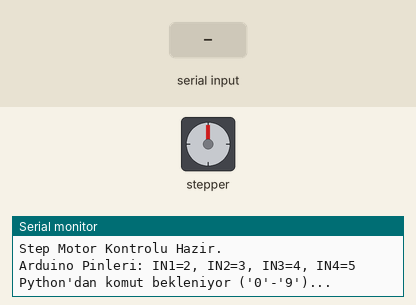
This sketch was run on a simulated Arduino Uno, built with avr-gcc and run on an emulated ATmega328P. Parts: stepper motor, the last lines printed to the serial monitor. Inputs (shaded band) come from the test bench. Stepper angles assume 2048 steps per turn.

Above: at 1.2 s.
1.3 s: "90,45\n" received over Serial
At 1.83 s:
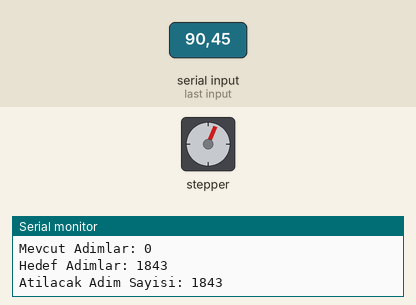
At 14.7 s:
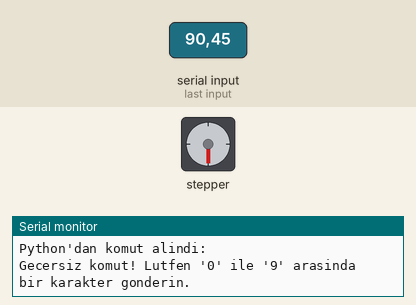
15.1 s: "200\n" received over Serial
At 16.82 s:
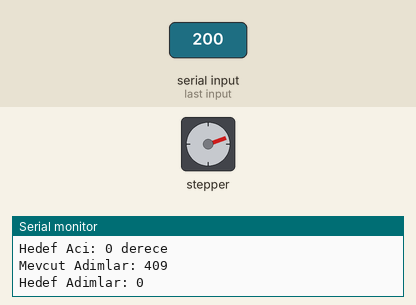
Timing chart, 0 to 19.3 s (numbered marks = the images above; inputs shaded):
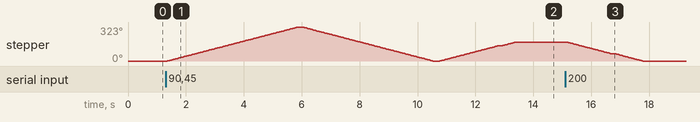

The sketch:

arduino_step_kontrol.ino
```cpp
#include <Stepper.h> // Step motor kütüphanesini dahil et

// --- Step Motor Ayarları ---
// 1. Motorunuzun bir tam turu (360 derece) için adım sayısını tanımlayın.
//    Örnek: 28BYJ-48 step motorlar için genellikle 2048 (tam adım) veya 4096 (yarım adım) kullanılır.
//    Örnek: NEMA 17 (1.8 derece/adım) için 200 adım (360 / 1.8 = 200).
const int STEPS_PER_REVOLUTION = 2048; // <<< MOTORUNUZA GÖRE BU DEĞERİ DEĞİŞTİRİN!

// 2. Step motor sürücünüzün Arduino'ya bağlı olduğu pinleri tanımlayın.
//    IN1 -> Arduino Pin 2
//    IN2 -> Arduino Pin 3
//    IN3 -> Arduino Pin 4
//    IN4 -> Arduino Pin 5
const int motorPin1 = 2;  // IN1 pinine bağlı Arduino pini
const int motorPin2 = 3;  // IN2 pinine bağlı Arduino pini
const int motorPin3 = 4;  // IN3 pinine bağlı Arduino pini
const int motorPin4 = 5;  // IN4 pinine bağlı Arduino pini

// Stepper kütüphanesi için bir step motor nesnesi oluşturun
// Standart pin sıralaması: (IN1, IN2, IN3, IN4)
Stepper myStepper(STEPS_PER_REVOLUTION, motorPin1, motorPin2, motorPin3, motorPin4);
// Bazı motor/sürücü kombinasyonları için (özellikle 28BYJ-48) şu sıralama gerekebilir:
// Stepper myStepper(STEPS_PER_REVOLUTION, motorPin1, motorPin3, motorPin2, motorPin4);
// Eğer motorunuz istediğiniz yönde dönmüyorsa veya düzgün çalışmıyorsa diğer sıralamayı deneyin.


// --- Komutlara Karşılık Gelen Hedef Açılar ---
// Python'dan '0' geldiğinde -> 0 derece
// Python'dan '1' geldiğinde -> 36 derece
// ...
const int hedefAcilar[] = {
    0,   // '0' için
    36,  // '1' için
    72,  // '2' için
    108, // '3' için
    144, // '4' için
    180, // '5' için
    216, // '6' için
    252, // '7' için
    288, // '8' için
    324  // '9' için
};

long mevcutAdimlar = 0; // Motorun mevcut konumunu adım cinsinden takip et

void setup() {
  Serial.begin(9600); // Python ile aynı baud hızında seri haberleşmeyi başlat

  // Step motorun hızını ayarla (RPM - devir/dakika)
  // Motorunuza ve sürücünüze göre uygun bir hız seçin.
  // 28BYJ-48 için genellikle 10-15 RPM arası güvenlidir.
  myStepper.setSpeed(12); // <<< HIZI İSTERSENİZ AYARLAYIN

  Serial.println("Step Motor Kontrolu Hazir.");
  Serial.println("Arduino Pinleri: IN1=2, IN2=3, IN3=4, IN4=5");
  Serial.println("Python'dan komut bekleniyor ('0'-'9')...");
}

void loop() {
  if (Serial.available() > 0) { // Eğer seri porttan okunacak veri varsa
    char komut = Serial.read(); // Gelen karakteri oku

    Serial.print("Python'dan komut alindi: ");
    Serial.println(komut);

    int hedefAci = -1; // Geçersiz bir başlangıç değeri

    // Gelen komut '0' ile '9' arasında mı kontrol et
    if (komut >= '0' && komut <= '9') {
      int komutIndex = komut - '0'; // Karakteri ('0'->0, '1'->1 vb.) integer index'e çevir
      hedefAci = hedefAcilar[komutIndex];
    } else {
      Serial.println("Gecersiz komut! Lutfen '0' ile '9' arasinda bir karakter gonderin.");
      return; // Geçersiz komutsa fonksiyondan çık
    }

    Serial.print("Hedef Aci: ");
    Serial.print(hedefAci);
    Serial.println(" derece");

    // Hedef açıyı adım sayısına çevir
    long hedefAdimlar = map(hedefAci, 0, 360, 0, STEPS_PER_REVOLUTION);

    // Mevcut konumdan hedef konuma gitmek için gereken adım sayısı
    long adimFarki = hedefAdimlar - mevcutAdimlar;

    Serial.print("Mevcut Adimlar: ");
    Serial.println(mevcutAdimlar);
    Serial.print("Hedef Adimlar: ");
    Serial.println(hedefAdimlar);
    Serial.print("Atilacak Adim Sayisi: ");
    Serial.println(adimFarki);

    if (adimFarki != 0) {
      myStepper.step(adimFarki); // Motoru belirtilen adım kadar döndür
      mevcutAdimlar += adimFarki;   // Mevcut konumu güncelle
      Serial.println("Motor hareket ettirildi.");
    } else {
      Serial.println("Motor zaten hedef konumda.");
    }
    Serial.println("---------------------------------");
  }
}
```

Measured:
- after the input at 1.3 s, stepper: turns 323° clockwise in 4.5 s, then 323° counter-clockwise in 4.5 s, then 180° clockwise in 2.6 s
- after the input at 15.1 s, stepper: turns 180° counter-clockwise in 2.6 s, starting after 0.06 s
